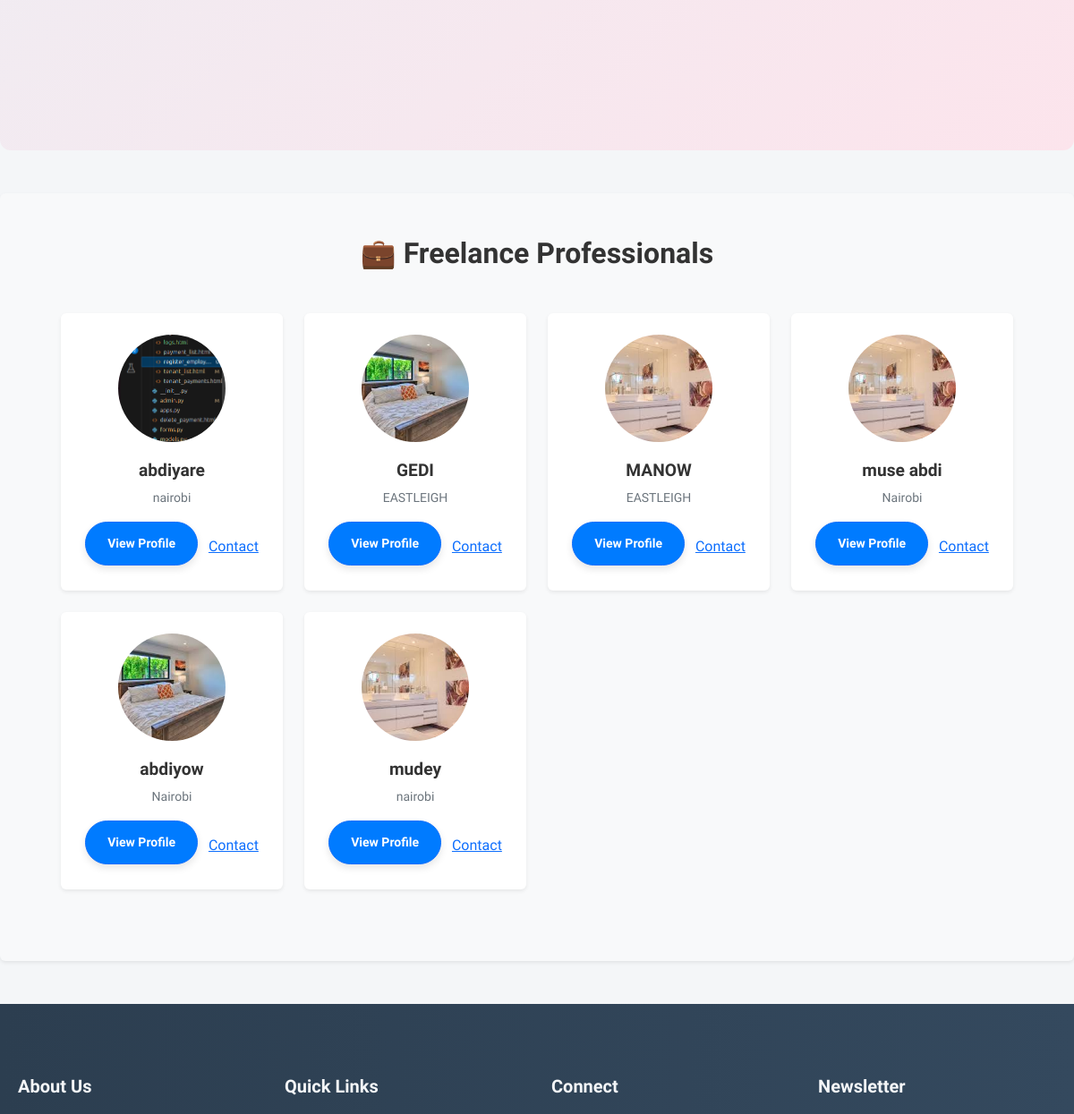
The app's page / (middle part), older data.
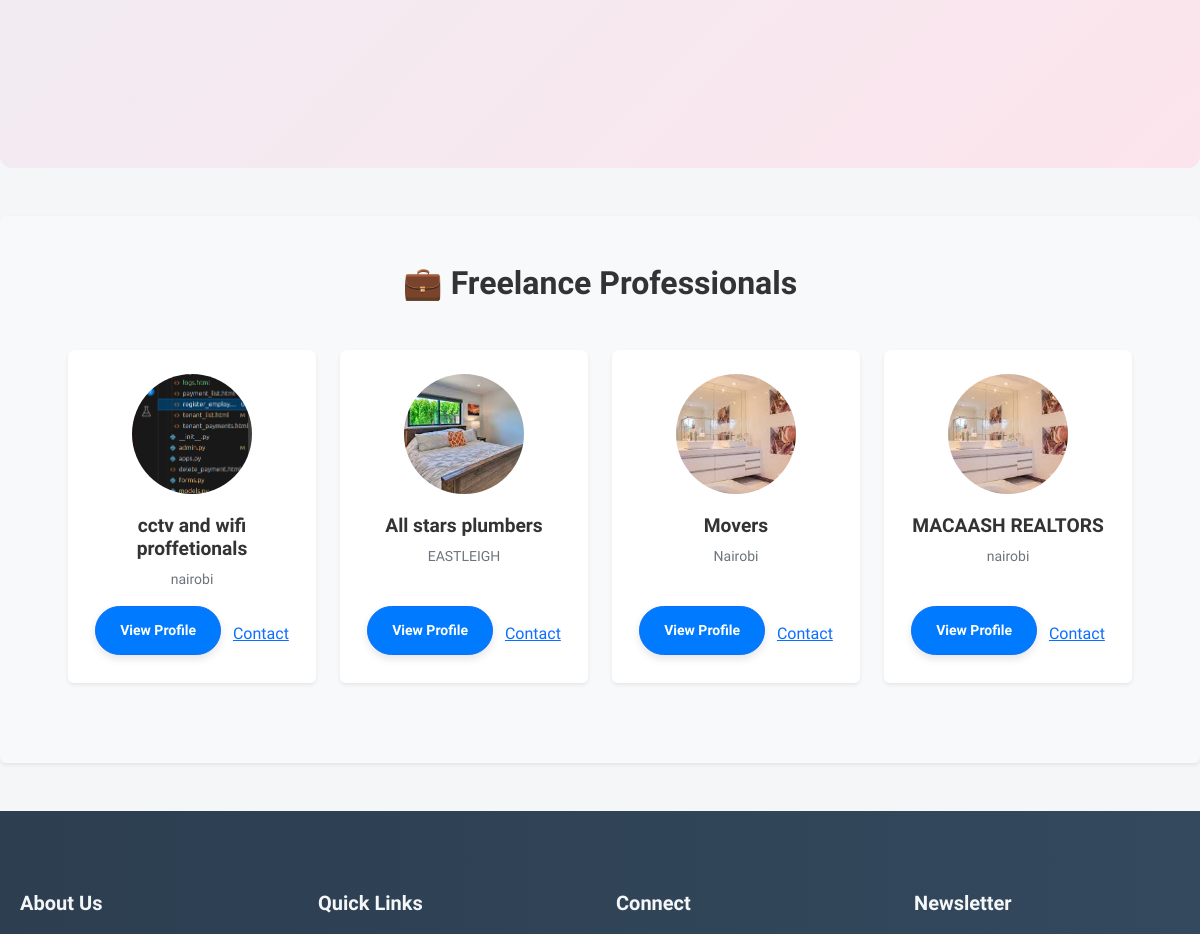
The same page, newer data.
### freelancers/models.py (models this page shows, shortened)
class Freelancer(models.Model):
    name = models.CharField(max_length=100)
    photo = models.ImageField(upload_to='freelancers/')
    category = models.CharField(max_length=50, choices=CATEGORY_CHOICES)
    description = models.TextField()
    contact = models.CharField(max_length=100)
    location = models.CharField(max_length=100)
    video = models.FileField(upload_to='freelancers/videos/', blank=True, null=True)
    created_at = models.DateTimeField(auto_now_add=True)

### users/views.py (the view)
# urls.py: path('', views.vacancy_list, name='vacancy_list'),
def vacancy_list(request):
    form = VacancySearchForm(request.GET)
    rooms = VacantRoom.objects.filter(is_available=True)
    freelancers = Freelancer.objects.all()
    partners = Partner.objects.all()
    if form.is_valid():
        query = form.cleaned_data.get('query')
        room_type = form.cleaned_data.get('room_type')
        min_price = form.cleaned_data.get('min_price')
        max_price = form.cleaned_data.get('max_price')
        location = form.cleaned_data.get('location')
        if query:
            rooms = rooms.filter(Q(title__icontains=query) | Q(location__icontains=query))
        if room_type:
            rooms = rooms.filter(room_type=room_type)
        if min_price is not None:
            rooms = rooms.filter(amount__gte=min_price)
        if max_price is not None:
            rooms = rooms.filter(amount__lte=max_price)
        if location:
            rooms = rooms.filter(Q(location__icontains=location))  # Filter based on location
    paginator = Paginator(rooms, 6)
    page = request.GET.get('page')
    rooms = paginator.get_page(page)
    latest_rooms = VacantRoom.objects.order_by('-created_at')[:6]
    popular_rooms = VacantRoom.objects.order_by('-created_at')[:6]  # Replace with '-views' when views field is added
    return render(request, 'users/vacancy_list.html', {
        'rooms': rooms,
        'form': form,
        'latest_rooms': latest_rooms,
        'popular_rooms': popular_rooms,
        'freelancers': freelancers,
        'partners': partners,
    })

### users/models.py (called while the page is built)
    def get_absolute_url(self):
        return reverse('vacancy_detail', kwargs={'slug': self.slug})

### users/templates/users/vacancy_list.html (shortened to what this page needs)
{% extends 'users/base.html' %}
{% block content %}
<div class="background-decor">
  <div class="container">
    <section class="partners-section modern-partners-section py-5">
    </section>
  </div>
</div>
<section class="bg-light p-5 rounded shadow-sm my-5">
  <h2 class="text-center fw-bold mb-5">💼 Freelance Professionals</h2>
  <div class="container">
    <div class="row g-4">
      {% for freelancer in freelancers %}
      <div class="col-12 col-sm-6 col-md-4 col-lg-3">
        <div class="card text-center border-0 shadow-sm h-100">
          <img src="{{ freelancer.photo.url }}" class="card-img-top rounded-circle mx-auto mt-4"
            style="width: 120px; height: 120px; object-fit: cover;" alt="{{ freelancer.name }}">
          <div class="card-body d-flex flex-column">
            <h5 class="card-title">{{ freelancer.name }}</h5>
            <small class="text-secondary mb-3">{{ freelancer.location }}</small>
            <div class="mt-auto">
              <a href="{% url 'freelancer_detail' freelancer.id %}" class="btn btn-sm btn-primary me-2 mb-2">View Profile</a>
              <a href="# class="btn btn-sm btn-outline-secondary mb-2">Contact</a>
            </div>
          </div>
        </div>
      </div>
      {% endfor %}
    </div>
  </div>
</section>
<footer>
  <div class="container">
    <div>
      <h5>About Us</h5>
    </div>
    <div>
      <h5>Quick Links</h5>
    </div>
    <div>
      <h5>Connect</h5>
    </div>
    <div class="newsletter">
      <h5>Newsletter</h5>
    </div>
  </div>
</footer>
<link rel="stylesheet" href="https://cdnjs.cloudflare.com/ajax/libs/font-awesome/6.0.0/css/all.min.css" />
{% endblock %}

### users/templates/users/base.html (shortened to what this page needs)
<!DOCTYPE html>
<html lang="en">
<head>
    <link href="https://cdn.jsdelivr.net/npm/bootstrap@5.3.3/dist/css/bootstrap.min.css" rel="stylesheet">
    <link href="https://cdn.jsdelivr.net/npm/bootstrap-icons@1.10.5/font/bootstrap-icons.css" rel="stylesheet">
</head>
<body>
    {% block content %}{% endblock %}
</body>
</html>

### users/templates/users/vacancy_list.html (style rules this page uses)
body { font-family: 'Nunito Sans', sans-serif; background: #f4f6f8; color: #333; line-height: 1.6; margin: 0; padding: 0; }
.container { max-width: 1200px; margin: 2rem auto; padding: 0 20px; }
.background-decor { background: linear-gradient(135deg, #e0f7fa, #fce4ec); padding: 4rem 0; border-radius: 12px; margin-bottom: 3rem; }
.btn-primary { background: #007bff; border-radius: 8px; padding: 1rem 1.5rem; font-weight: 600; box-shadow: 0 4px 8px rgba(0, 0, 0, 0.1); transition: background 0.2s ease-in-out, transform 0.2s ease-in-out; }
footer { background: linear-gradient(90deg, #2c3e50, #34495e); color: white; padding: 3rem 0; margin-top: 3rem; }
footer .container { display: grid; grid-template-columns: repeat(auto-fit, minmax(250px, 1fr)); gap: 2rem; }
footer h5 { font-size: 1.25rem; font-weight: 700; margin-bottom: 1.5rem; color: #f4f6f8; }
.card-img-top { width: 100%; height: 20px; object-fit: cover; transition: transform 0.3s ease-in-out; }
.card-body { padding: 1.25rem; display: flex; flex-direction: column; justify-content: space-between; }
.card-body h5 { font-size: 1.2rem; font-weight: 600; color: #333; transition: color 0.3s ease; }
.card-body .btn { padding: 0.8rem 1.5rem; border-radius: 25px; font-weight: 600; transition: background-color 0.3s ease, transform 0.3s ease; }

Row changes from the older to the newer data that the page shows:
removed Freelancer: photo (picture), name "MANOW", location "EASTLEIGH"
removed Freelancer: photo (picture), name "abdiyow", location "Nairobi"
changed Freelancer: name "abdiyare" → "cctv and wifi proffetionals"
changed Freelancer "EASTLEIGH": name "GEDI" → "All stars plumbers"
changed Freelancer "Nairobi": name "muse abdi" → "Movers"
changed Freelancer: name "mudey" → "MACAASH REALTORS"
